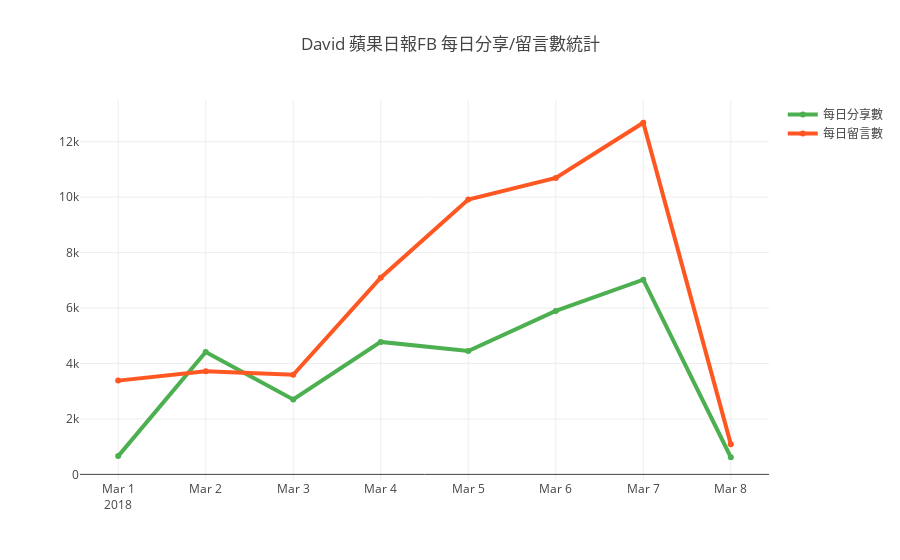

The code cell stored with this chart in its notebook:
### Markdown cell above
# 每日分享(share) / 每日分享(留言) 比較視覺化

### Code cell
plotly.offline.init_notebook_mode(connected=True)
trace0 = Scatter(
    x=x_axis3,
    y=y_axis3,
    name = '每日分享數',
    line = dict(
        color = ('rgb(76, 175, 80)'),
        width = 4)
)
trace1 = Scatter(
    x=x_axis4,
    y=y_axis4,
    name = '每日留言數',
    line = dict(
        color = ('rgb(255, 87, 34)'),
        width = 4)
)
data = Data([trace0, trace1])
plotly.offline.iplot({
        "data": data,
        "layout": {
            "title": "David 蘋果日報FB 每日分享/留言數統計"
        }
    })

### Figure 1 — Plotly figure (JSON) as saved in the notebook; plotly's stock layout.template omitted (floating-point values rounded to 4 significant figures)
{"data": [{"line": {"color": "rgb(76, 175, 80)", "width": 4}, "name": "每日分享數", "type": "scatter", "x": ["2018-03-01", "2018-03-02", "2018-03-03", "2018-03-04", "2018-03-05", "2018-03-06", "2018-03-07", "2018-03-08"], "y": [660, 4412, 2704, 4778, 4452, 5897, 7021, 618]}, {"line": {"color": "rgb(255, 87, 34)", "width": 4}, "name": "每日留言數", "type": "scatter", "x": ["2018-03-01", "2018-03-02", "2018-03-03", "2018-03-04", "2018-03-05", "2018-03-06", "2018-03-07", "2018-03-08"], "y": [3382, 3723, 3592, 7092, 9913, 10692, 12684, 1091]}], "layout": {"title": "David 蘋果日報FB 每日分享/留言數統計"}}
